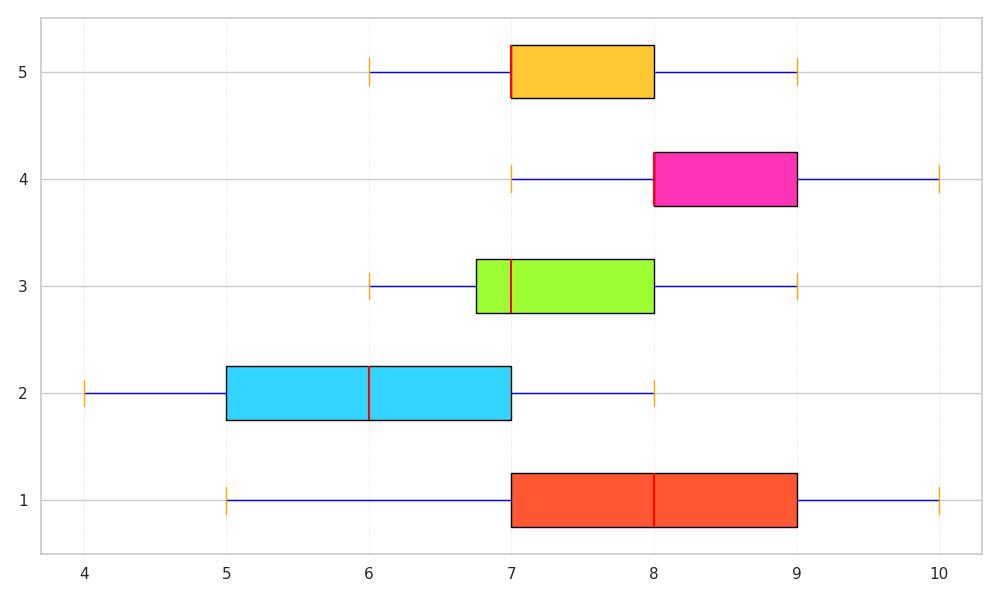

Python code for this plot:
import matplotlib.pyplot as plt

satisfaction_scores = {
    'Computer Science': [8, 7, 9, 6, 8, 7, 9, 10, 9, 5, 7, 6, 8, 9, 7, 9],
    'Humanities': [6, 5, 7, 8, 6, 5, 6, 7, 5, 5, 6, 7, 5, 8, 4, 5],
    'Business': [7, 8, 6, 8, 7, 7, 9, 6, 6, 7, 7, 6, 7, 8, 9, 7],
    'Engineering': [9, 8, 7, 9, 10, 8, 7, 9, 8, 9, 8, 8, 9, 9, 8, 7],
    'Sciences': [7, 8, 7, 8, 7, 8, 6, 7, 7, 8, 8, 9, 7, 8, 6, 7]
}

data = list(satisfaction_scores.values())

plt.figure(figsize=(10, 6))
box = plt.boxplot(data, notch=False, vert=False, patch_artist=True)

new_colors = ['#FF5733', '#33D4FF', '#9DFF33', '#FF33B5', '#FFC733']
for patch, color in zip(box['boxes'], new_colors):
    patch.set_facecolor(color)

plt.grid(axis='x', linestyle=':', linewidth=0.5, alpha=0.8)

for whisker in box['whiskers']:
    whisker.set(color='blue', linewidth=1)

for cap in box['caps']:
    cap.set(color='orange', linewidth=1)

for median in box['medians']:
    median.set(color='red', linewidth=1.5)

plt.tight_layout()
plt.show()
